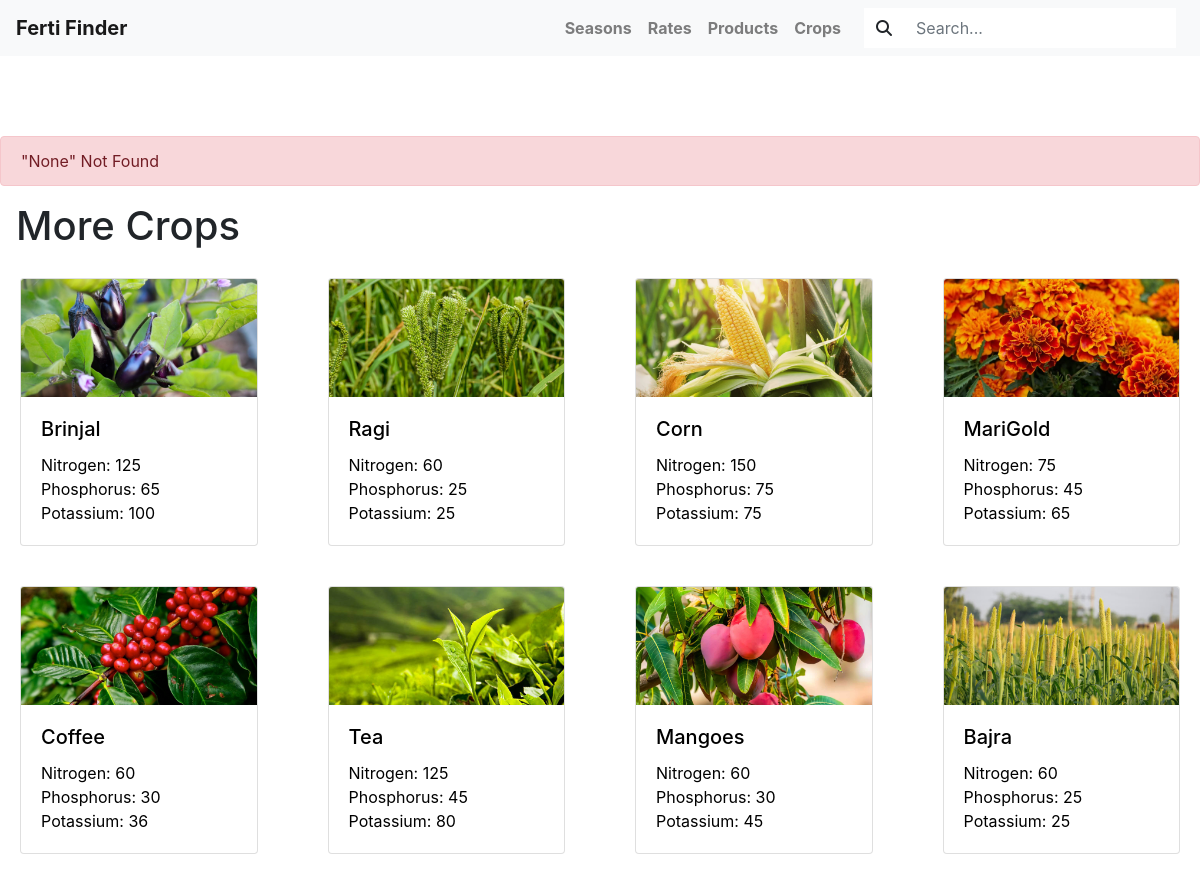
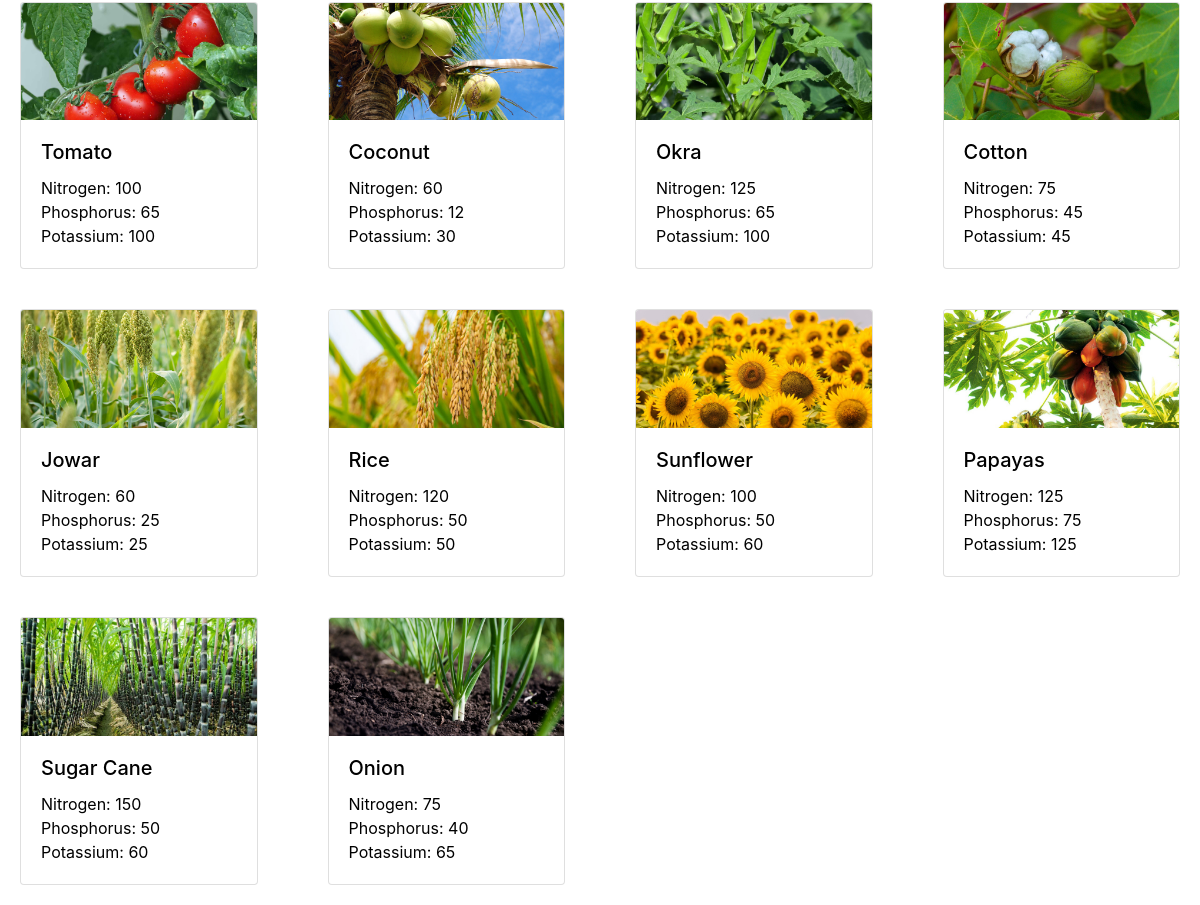
The page /s on the database its author committed (2 pictures, top to bottom).
### App/models.py (models this page shows, shortened)
class Fertilizer(models.Model):
    name = models.CharField(max_length=50, default='None')
    nitrogen = models.IntegerField()
    phosphorous = models.IntegerField()
    potassium = models.IntegerField()
    urea = models.IntegerField(default=0)
    DAP = models.IntegerField(default=0)
    muriate_of_potash = models.IntegerField(default=0)
    image = models.ImageField(upload_to='images/', default='ok.jpg')
    desc = models.TextField(default='A')

### App/views.py (the view)
# urls.py: path('s', views.search, name='search'),
def search(request):
    query = request.GET.get('q')
    crops = list(Fertilizer.objects.all())
    random.shuffle(crops)
    if query:
        results = Fertilizer.objects.filter(name__icontains=query)
        rates = Rates.objects.filter(crop__name__icontains=query)
    else:
        results = []
        rates = []
    context = {'results': results, 'crops': crops, 'query':query, 'rates':rates}
    return render(request, 'App/search.html',context )

### App/templates/App/search.html (shortened to what this page needs)
{%extends 'App/base.html'%}
{%block content%}
    {%if results%}
    {%for result in results%}
    <div class="container">
        <div class="row">
          <div class="col-md-8 offset-md-2">
            <div class="blog-post">
              <h2 class="text-center">{{result.name}}</h2>
              <img src="{{result.image.url}}" alt="{{result.name}}" class="img-fluid">
              <h1 class="my-3">Fertilizers</h1>
              <h5>Nitrogen&nbsp;&nbsp;&nbsp;&nbsp;&nbsp;&nbsp;&nbsp;&nbsp;&nbsp;&nbsp;&nbsp;&nbsp;&nbsp;&nbsp;&nbsp;&nbsp;≈ {{result.nitrogen}}&nbsp;Kg/acre</h5>
              <h5>Phosphorus &nbsp;&nbsp;&nbsp;&nbsp;&nbsp;&nbsp;&nbsp;&nbsp;&nbsp;&nbsp;≈ {{result.phosphorous}}&nbsp;Kg/acre</h5>
              <h5>Potassium&nbsp;&nbsp;&nbsp;&nbsp;&nbsp;&nbsp;&nbsp;&nbsp;&nbsp;&nbsp;&nbsp;&nbsp;&nbsp;&nbsp;≈ {{result.potassium}}&nbsp;Kg/acre</h5>
              <h5>Urea&nbsp;&nbsp;&nbsp;&nbsp;&nbsp;&nbsp;&nbsp;&nbsp;&nbsp;&nbsp;&nbsp;&nbsp;&nbsp;&nbsp;&nbsp;&nbsp;&nbsp;&nbsp;&nbsp;&nbsp;&nbsp;&nbsp;&nbsp;≈ {{result.urea}}&nbsp;Kg/acre </h5>
              <h5>DAP&nbsp;&nbsp;&nbsp;&nbsp;&nbsp;&nbsp;&nbsp;&nbsp;&nbsp;&nbsp;&nbsp;&nbsp;&nbsp;&nbsp;&nbsp;&nbsp;&nbsp;&nbsp;&nbsp;&nbsp;&nbsp;&nbsp;&nbsp;&nbsp;≈ {{result.DAP}}&nbsp;Kg/acre </h5>
              <h5>Muriate of Potash &nbsp;≈ {{result.muriate_of_potash}}&nbsp;Kg/acre </h5>
              {%for rate in rates%}
              <h3 class="my-5">Current Price: ₹ {{rate.price}} / Kg </h3>
              {%endfor %}
              <h2 class="my-3 mt-5">Tips to Cultivate {{result.name}}</h2>
              <p> {{result.desc}} </p>
            </div>
          </div>
        </div>
      </div>
    {%endfor%}
    {%else%}
    <div class="alert alert-danger" role="alert">
        "{{query}}"  Not Found <!DOCTYPE html>
      </div>
    {%endif%}
    <h1 class="ml-3">More Crops</h1>
<div class="row row-cols-4 g-4">
    {% for crop in crops %}
    <div class="col">
        <a href="{% url 'details' crop.pk %}" style="text-decoration: none;">
        <div class="card">
          <img src="{{ crop.image.url }}" class="card-img-top" alt="">
          <div class="card-body">
              <h5 class="card-title" style="color: black;">{{ crop.name }}</h5>
            <p class="card-text" style="color: black;">
              Nitrogen: {{ crop.nitrogen }}<br>
              Phosphorus: {{ crop.phosphorous }}<br>
              Potassium: {{ crop.potassium }}
            </p>
          </div>
        </div>
        </a>
      </div>
    {% endfor %}
  </div>
{%endblock content%}

### App/static/App/style1.css (style rules this page uses)
.card { margin: 20px; }

### rows shown on the page
Fertilizer: image (picture), name "Brinjal", nitrogen "125", phosphorous "65", potassium "100"
Fertilizer: image (picture), name "Ragi", nitrogen "60", phosphorous "25", potassium "25"
Fertilizer: image (picture), name "Corn", nitrogen "150", phosphorous "75", potassium "75"
Fertilizer: image (picture), name "MariGold", nitrogen "75", phosphorous "45", potassium "65"
Fertilizer: image (picture), name "Coffee", nitrogen "60", phosphorous "30", potassium "36"
Fertilizer: image (picture), name "Tea", nitrogen "125", phosphorous "45", potassium "80"
Fertilizer: image (picture), name "Mangoes", nitrogen "60", phosphorous "30", potassium "45"
Fertilizer: image (picture), name "Bajra", nitrogen "60", phosphorous "25", potassium "25"
Fertilizer: image (picture), name "Tomato", nitrogen "100", phosphorous "65", potassium "100"
Fertilizer: image (picture), name "Coconut", nitrogen "60", phosphorous "12", potassium "30"
Fertilizer: image (picture), name "Okra", nitrogen "125", phosphorous "65", potassium "100"
Fertilizer: image (picture), name "Cotton", nitrogen "75", phosphorous "45", potassium "45"
Fertilizer: image (picture), name "Jowar", nitrogen "60", phosphorous "25", potassium "25"
Fertilizer: image (picture), name "Rice", nitrogen "120", phosphorous "50", potassium "50"
Fertilizer: image (picture), name "Sunflower", nitrogen "100", phosphorous "50", potassium "60"
Fertilizer: image (picture), name "Papayas", nitrogen "125", phosphorous "75", potassium "125"
Fertilizer: image (picture), name "Sugar Cane", nitrogen "150", phosphorous "50", potassium "60"
Fertilizer: image (picture), name "Onion", nitrogen "75", phosphorous "40", potassium "65"

### other values the page prints
{{ query }} "None"
